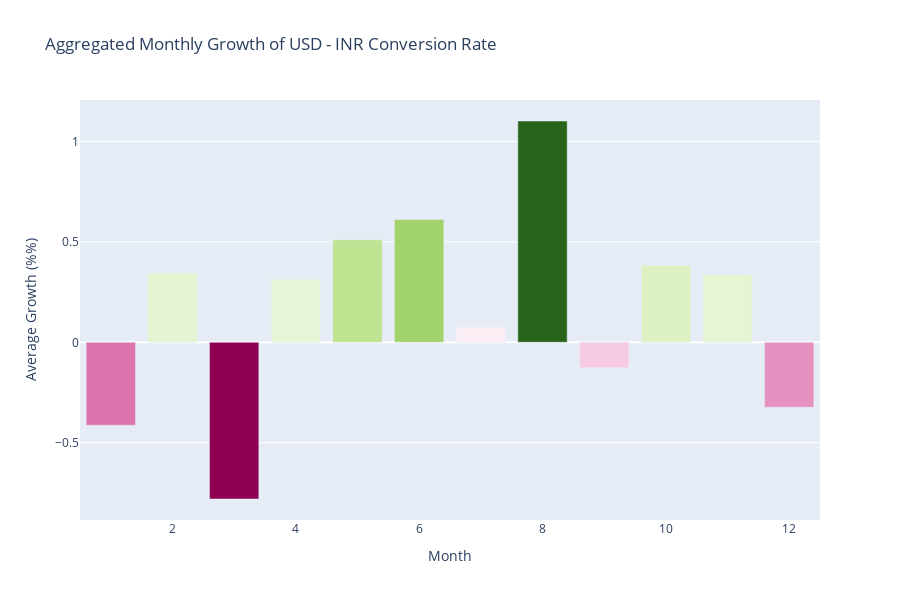

The cell this chart's notebook holds for it:
### Code cell
df['Growth'] = df.groupby(['Year', 'Month'])['Close'].transform(lambda x: (x.iloc[-1] - x.iloc[0]) / x.iloc[0] * 100)

# Group data by Month and calculate average growth
grouped_data = df.groupby('Month').mean().reset_index()

fig = go.Figure()

fig.add_trace(go.Bar(
    x=grouped_data['Month'],
    y=grouped_data['Growth'],
    marker_color=grouped_data['Growth'],
    hovertemplate='Month: %%{x}<br>Average Growth: %%{y:.2f}%%<extra></extra>'
))

fig.update_layout(
    title="Aggregated Monthly Growth of USD - INR Conversion Rate",
    xaxis_title="Month",
    yaxis_title="Average Growth (%%)",
    width=900,
    height=600
)

pio.show(fig)

### Figure 1 — Plotly figure (JSON) as saved in the notebook; plotly's stock layout.template omitted (floating-point values rounded to 4 significant figures)
{"data": [{"hovertemplate": "Month: %%{x}<br>Average Growth: %%{y:.2f}%%<extra></extra>", "marker": {"color": [-0.4126, 0.3452, -0.78, 0.3137, 0.5103, 0.6112, 0.07662, 1.102, -0.1263, 0.384, 0.3352, -0.3236]}, "type": "bar", "x": [1, 2, 3, 4, 5, 6, 7, 8, 9, 10, 11, 12], "y": [-0.4126, 0.3452, -0.78, 0.3137, 0.5103, 0.6112, 0.07662, 1.102, -0.1263, 0.384, 0.3352, -0.3236]}], "layout": {"height": 600, "title": {"text": "Aggregated Monthly Growth of USD - INR Conversion Rate"}, "width": 900, "xaxis": {"title": {"text": "Month"}}, "yaxis": {"title": {"text": "Average Growth (%%)"}}}}
